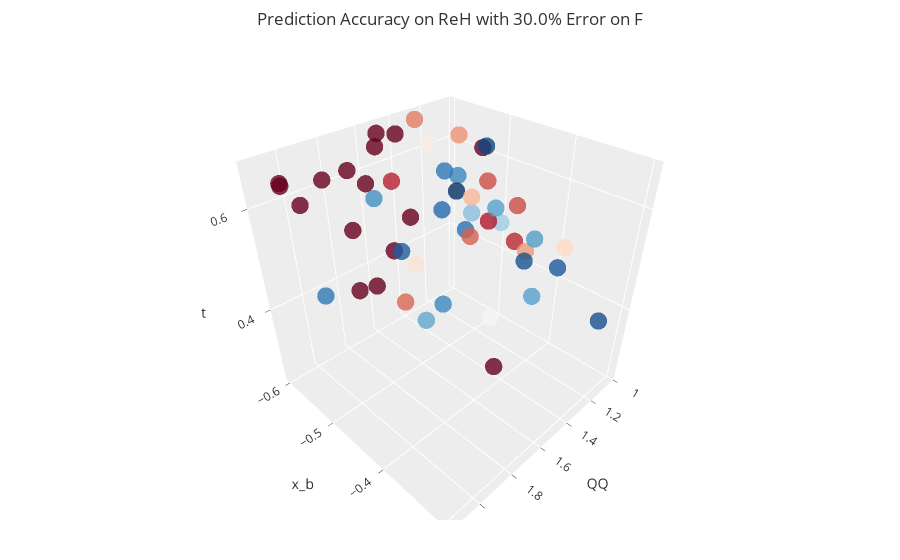

The notebook cell this image was saved under:
### Code cell
plotInteractive(0.3, 50, 'ReH')
